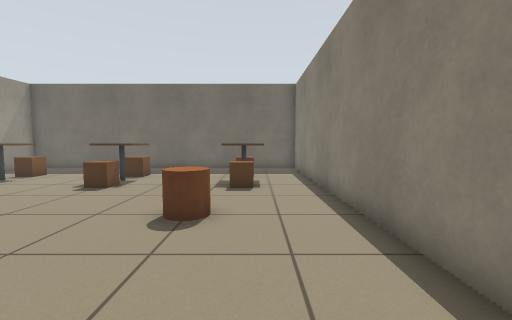
view 1 (above)

13 first-person views from a walk through a world built for the Gazebo simulator. The camera is 0.79 m above the floor, tilts 4° down and sees 90° across. The floor is counted in squares, 0.5 m on a side. Each view is taken from the middle of a square. On the plan, view 1 faces up. The plan holds only what a view shows up to about 14 squares ahead; the rest is blank.

view 2
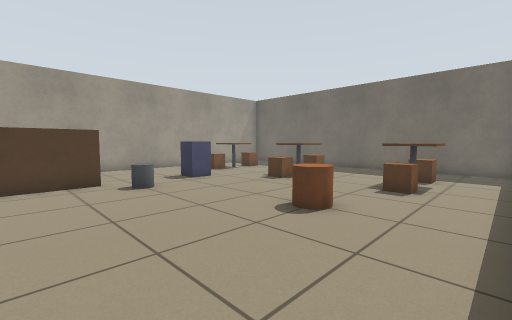

view 3
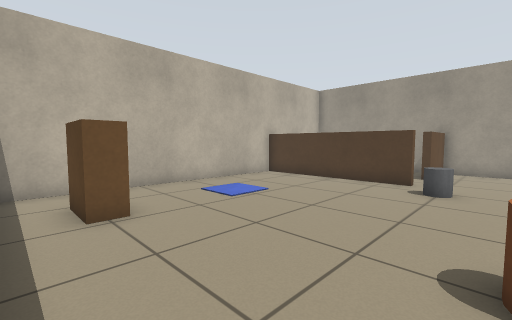

view 4
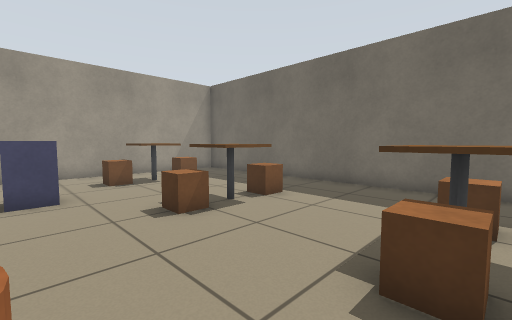

view 5
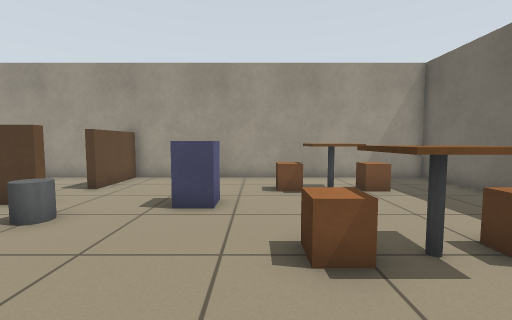

view 6
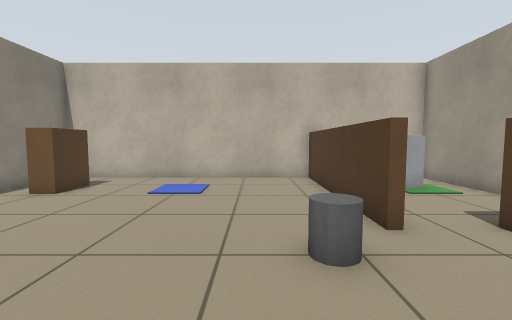

view 7
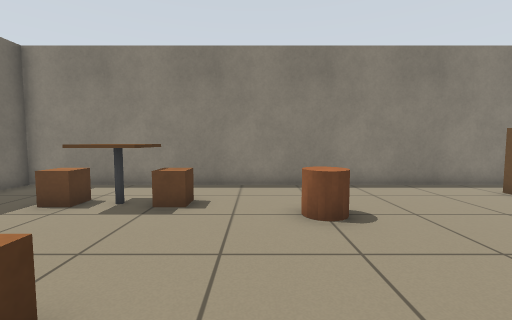

view 8
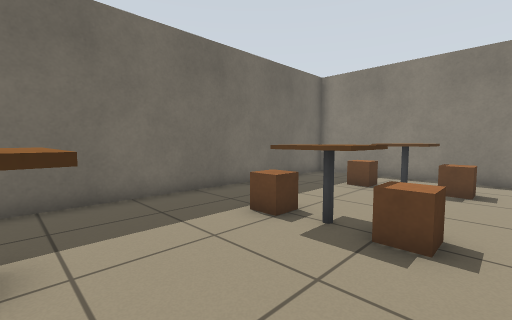

view 9
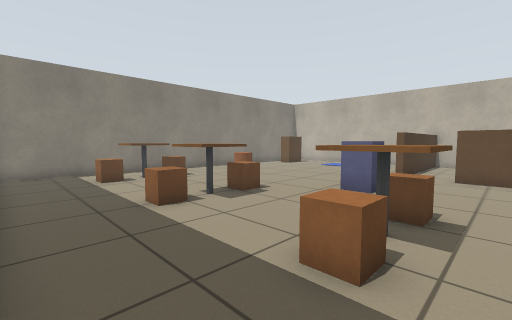

view 10
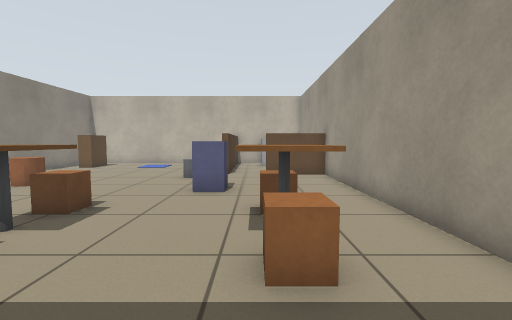

view 11
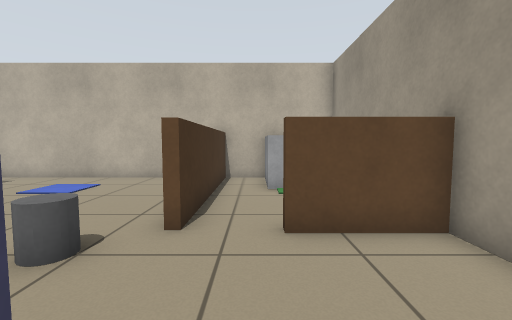

view 12
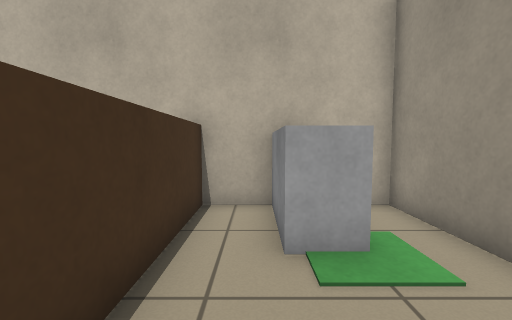

view 13
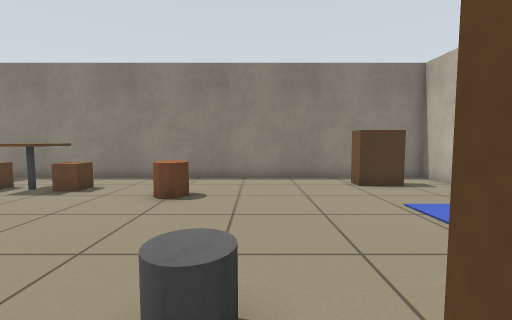

### Floor plan
Points are (right, up) in squares from view 1. A wall is a line through its corners. A room is listed if a view was taken in it or the views show most of it. See-through windows are left out.
Room 1 (views 1, 2, 3, 4, 5, 6, 7, 8, 9, 10, 11, 13)
walls: (-8.7, 2.5) (-8.4, 2.5) (-8.4, -4.4); (-13.4, 2.5) (-10.5, 2.5); (-9, -4.3) (2.4, -4.3) (2.4, 15.4) (-13.4, 15.4) (-13.4, 1.9)
ways out: opening at (-10, 2) to room 2
objects: brown box (-11, 9) to (-10, 9); brown box (-11, 10) to (-10, 11); brown box (-11, 12) to (-10, 12); blue box (-9, 6) to (-8, 7); bin (-7, 3) to (-7, 4); brown box (-6, 9) to (-5, 9); brown box (-6, 10) to (-5, 11); brown box (-6, 12) to (-5, 12); brown cylinder (-2, 5) to (-1, 6); brown box (-1, 9) to (0, 9); brown box (-1, 10) to (0, 11); brown box (-1, 12) to (0, 12); brown box (0, -2) to (1, -1)
Room 2 (view 12)
walls: (-13.4, 1.9) (-13.4, -4.3) (-9, -4.3); (-10.5, 2.8) (-10.5, 2.2); (-8.7, -4.4) (-8.7, 2.5)
ways out: opening at (-10, 2) to room 1
objects: counter (-11, -4) to (-11, -2)

Where each view was taken, in squares from view 1:
view 1: 0 up, 0 right, facing up
view 2: 0 up, 2 right, facing up-left
view 3: 5 up, 2 right, facing down-left
view 4: 6 up, 0 right, facing up-left
view 5: 8 up, 2 left, facing left
view 6: 7 up, 6 left, facing down
view 7: 7 up, 7 left, facing right
view 8: 8 up, 10 left, facing up-right
view 9: 15 up, 12 left, facing down-right
view 10: 15 up, 10 left, facing down
view 11: 7 up, 10 left, facing down
view 12: 2 up, 10 left, facing down
view 13: 3 up, 9 left, facing right
